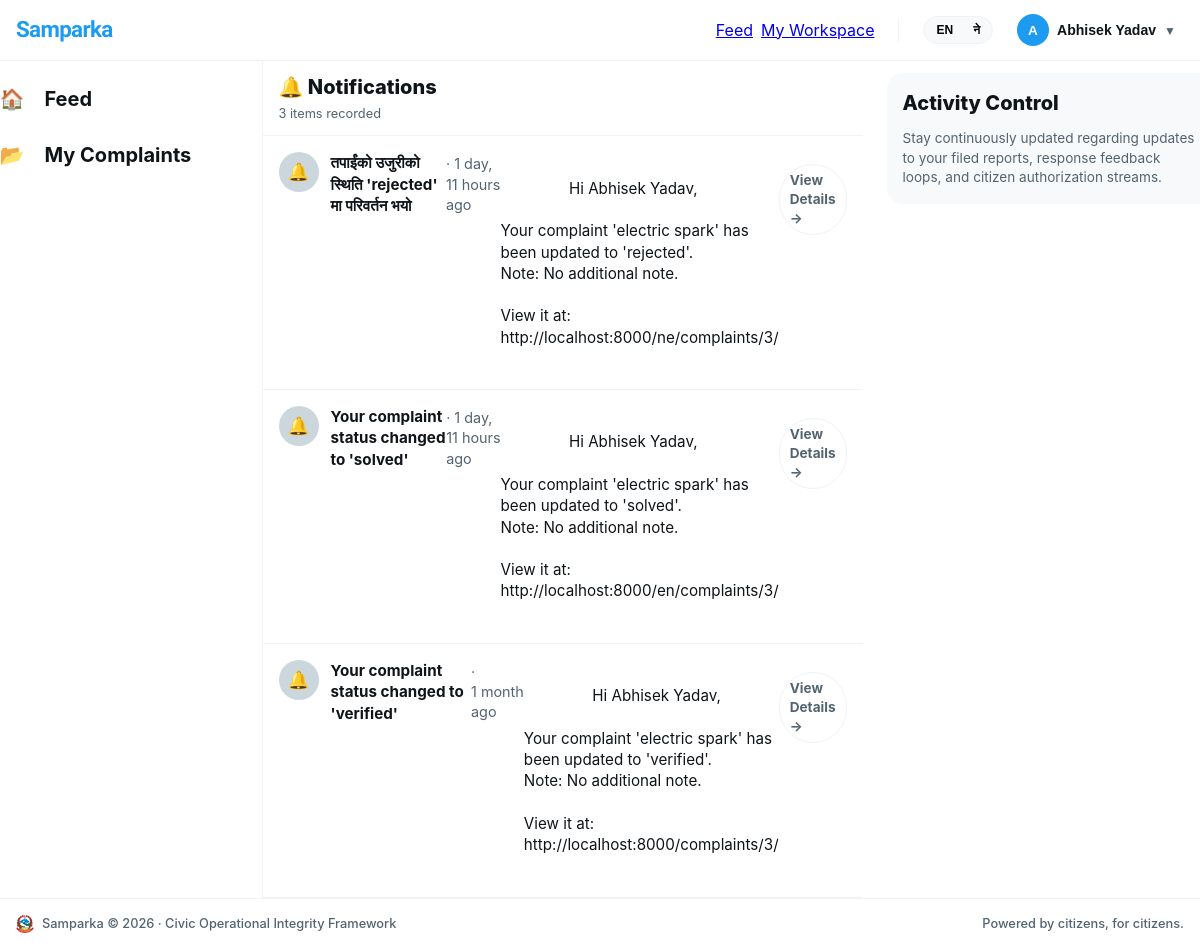
/accounts/notifications/ (signed in), run on the app's committed database.
### accounts/models.py (models this page shows, shortened)
class User(AbstractUser):
    avatar = models.ImageField(upload_to='avatars/', null=True, blank=True)
    bio = models.TextField(max_length=300, blank=True)
    district = models.CharField(max_length=100, blank=True)
    ward = models.CharField(max_length=100, blank=True)
    phone = models.CharField(max_length=15, blank=True)
    is_verified = models.BooleanField(default=False)
    role = models.CharField(          # ← now inside the class
        max_length=20,
        choices=ROLE_CHOICES,
        default="user"
    )
    @property
    def display_name(self):
        if self.first_name:
            return f"{self.first_name} {self.last_name}".strip()
        return self.username

### complaints/models.py (models this page shows, shortened)
class Notification(models.Model):
    recipient  = models.ForeignKey('accounts.User', on_delete=models.CASCADE, related_name='notifications')
    title      = models.CharField(max_length=200)
    body       = models.TextField()
    link       = models.CharField(max_length=300, blank=True)
    is_read    = models.BooleanField(default=False)
    created_at = models.DateTimeField(auto_now_add=True)
    class Meta:
        ordering = ['-created_at']

### accounts/views.py (the view)
# urls.py: path('notifications/',                      views.notifications_view,    name='notifications'),
@login_required
def notifications_view(request):
    request.user.notifications.filter(is_read=False).update(is_read=True)
    notifications = request.user.notifications.all()
    return render(request, 'accounts/notifications.html', {'notifications': notifications})

### accounts/context_processors.py (called while the page is built)
def notifications(request):
    if request.user.is_authenticated:
        return {
            'unread_count': request.user.notifications.filter(is_read=False).count()
        }
    return {'unread_count': 0}

### accounts/templates/accounts/notifications.html (shortened to what this page needs)
{% extends "base.html" %}
{% load humanize %}
{% load i18n %}
{% block content %}
<div class="x-workspace-container">
  <aside class="x-panel-left">
    <div class="x-sticky-scroll-box">
      <nav class="x-v-nav">
        <a href="{% url 'complaints:feed' %}" class="x-v-link">
          <span class="x-v-icon">🏠</span>
          <span class="x-v-label">{% trans "Feed" %}</span>
        </a>
        <a href="{% url 'complaints:my_complaints' %}" class="x-v-link">
          <span class="x-v-icon">📂</span>
          <span class="x-v-label">{% trans "My Complaints" %}</span>
        </a>
      </nav>
    </div>
  </aside>
  <main class="x-panel-center" style="border-right: none !important;">
    <div class="x-center-filter-row" style="position: static; display: flex; justify-content: space-between; align-items: center;">
      <div>
        <h2 style="font-size: 1.25rem; font-weight: 800; margin: 0; color: var(--text-main);">🔔 {% trans "Notifications" %}</h2>
        <span style="font-size: 0.8rem; color: var(--text-muted);">
          {{ notifications|length }} {% trans "items recorded" %}
        </span>
      </div>
    </div>
    <div class="x-feed-stream-container">
      {% for notif in notifications %}
        <div class="notif-card {% if not notif.is_read %}unread{% endif %}">
          <div class="complaint-card-header" style="gap: 12px; display: flex; align-items: flex-start;">
            <span class="complaint-author-avatar" style="background: {% if notif.is_read %}var(--border-color, #eff3f4){% else %}#e8f5fe{% endif %}; font-size: 1.1rem; min-width: 40px;">
              🔔
            </span>
            <div class="complaint-meta" style="flex: 1;">
              <div style="display: flex; align-items: center; gap: 8px; flex-wrap: wrap;">
                <span class="complaint-author-name" style="font-size: 0.95rem; font-weight: 700; color: var(--text-main);">
                  {{ notif.title }}
                </span>
              </div>
              <div class="complaint-timestamp" style="margin-top: 2px;">
                {{ notif.created_at|naturaltime }}
              </div>
              <div class="complaint-desc" style="display: block; -webkit-line-clamp: unset; margin-top: 8px; color: var(--text-main); font-size: 0.95rem; line-height: 1.4;">
                {{ notif.body }}
              </div>
              {% if notif.link %}
                <div style="margin-top: 12px;">
                  <a href="{{ notif.link }}" class="x-pill-action-btn" style="text-decoration: none; display: inline-block; padding: 6px 14px; font-size: 0.85rem; font-weight: 700; border: 1px solid var(--border-color); background: #fff; color: var(--text-main);">
                    {% trans "View Details" %} →
                  </a>
                </div>
              {% endif %}
            </div>
          </div>
        </div>
      {% endfor %}
    </div>
  </main>
  <aside class="x-panel-right">
    <div class="x-sticky-scroll-box">
      <section class="x-right-panel-widget">
        <h4 class="x-widget-panel-title">{% trans "Activity Control" %}</h4>
        <p style="font-size: 0.85rem; color: var(--text-muted); line-height: 1.45; margin: 0;">
          {% trans "Stay continuously updated regarding updates to your filed reports, response feedback loops, and citizen authorization streams." %}
        </p>
      </section>
    </div>
  </aside>
</div>
{% endblock %}

### templates/base.html (shortened to what this page needs)
<!DOCTYPE html>
<html lang="{{ LANGUAGE_CODE }}">
<head>
  {% load static %}
  {% load i18n %}
  <link rel="stylesheet" href="https://unpkg.com/leaflet@1.9.4/dist/leaflet.css" />
  <link rel="stylesheet" href="{% static 'css/main.css' %}?v=105" />
  <link rel="stylesheet" href="{% static 'css/footer.css' %}?v=105" />
</head>
<body>
{% get_current_language as CURRENT_LANGUAGE %}
<div class="x-app-wrapper" style="display: flex; flex-direction: column; min-height: 100vh;">
  <header class="x-global-header">
    <div class="x-header-inner">
      <a href="{% url 'complaints:feed' %}" class="x-header-brand" style="text-decoration: none;">
        <span class="x-brand-text" style="font-family: 'Sora', sans-serif; font-weight: 800; font-size: 1.4rem; letter-spacing: -0.03em; color: var(--accent-blue, #1d9bf0);">
          {% if CURRENT_LANGUAGE == 'ne' %}सम्पर्क{% else %}Samparka{% endif %}
        </span>
      </a>
      <div class="x-header-links">
        <nav style="display: flex; align-items: center; gap: 8px;">
          <a href="{% url 'complaints:feed' %}" class="x-nav-item {% if request.resolver_match.app_name == 'complaints' and request.resolver_match.url_name == 'feed' %}active{% endif %}">{% trans "Feed" %}</a>
          {% if user.is_authenticated %}
            <a href="{% url 'complaints:my_complaints' %}" class="x-nav-item {% if request.resolver_match.url_name == 'my_complaints' %}active{% endif %}">{% trans "My Workspace" %}</a>
          {% endif %}
        </nav>
        <div class="x-header-actions-group">
          <form action="{% url 'set_language' %}" method="post" class="lang-switch" id="lang-form-master" style="margin: 0;">
            <div class="x-lang-toggle" style="display: flex; background: var(--bg-subtle, #f7f9fa); padding: 2px; border-radius: 999px; border: 1px solid var(--border-color, #eff3f4);">
              <button type="button" class="btn-lang {% if CURRENT_LANGUAGE == 'en' %}active{% endif %}" style="border: none; background: transparent; padding: 4px 10px; font-size: 0.75rem; font-weight: 700; border-radius: 999px; cursor: pointer;" onclick="switchLanguage(this, 'en')">EN</button>
              <button type="button" class="btn-lang {% if CURRENT_LANGUAGE == 'ne' %}active{% endif %}" style="border: none; background: transparent; padding: 4px 10px; font-size: 0.75rem; font-weight: 700; border-radius: 999px; cursor: pointer;" onclick="switchLanguage(this, 'ne')">ने</button>
            </div>
          </form>
          {% if user.is_authenticated %}
            <div class="nav-user-menu">
              <button class="nav-user-btn" onclick="toggleUserMenu(this, event)" style="background: none; border: none; display: flex; align-items: center; gap: 8px; cursor: pointer; padding: 4px 8px; border-radius: 999px; transition: background 0.2s;" onmouseover="this.style.background='var(--bg-subtle)'" onmouseout="this.style.background='none'">
                {% if user.avatar %}
                  <img src="{{ user.avatar.url }}" alt="{{ user.username }}" style="width: 32px; height: 32px; border-radius: 50%; object-fit: cover; border: 1px solid var(--border-color);" />
                {% else %}
                  <span style="width: 32px; height: 32px; border-radius: 50%; background: var(--accent-blue, #1d9bf0); display: inline-flex; align-items: center; justify-content: center; font-weight: 800; color: #ffffff; font-size: 0.85rem;">{{ user.username|first|upper }}</span>
                {% endif %}
                <span class="nav-username" style="font-weight: 700; font-size: 0.88rem; color: var(--text-main, #0f1419); max-width: 110px; overflow: hidden; text-overflow: ellipsis; white-space: nowrap;">{{ user.display_name }}</span>
                <span style="font-size: 0.75rem; color: var(--text-muted); padding-top: 2px;">▼</span>
              </button>
            </div>
          {% endif %}
        </div>
      </div>
    </div>
  </header>
  <main class="main-content" style="flex: 1 0 auto; display: flex; flex-direction: column;">
    {% block content %}{% endblock %}
  </main>
  <footer class="footer" style="background-color: #ffffff; border-top: 1px solid var(--border-color, #eff3f4); padding: 16px 0; flex-shrink: 0;">
    <div class="container footer-inner" style="max-width: 1250px; margin: 0 auto; padding: 0 16px; display: flex; align-items: center; justify-content: space-between; font-size: 0.8rem; color: var(--text-muted, #536471);">
      <div style="display: flex; align-items: center; gap: 8px;">
        <img src="/media/complaints/images/nepal-emblem.png" alt="{% trans 'Nepal Emblem' %}" width="18" height="18" style="object-fit: contain;">
        <span style="font-weight: 500;">Samparka &copy; 2026 &middot; {% trans "Civic Operational Integrity Framework" %}</span>
      </div>
      <div style="font-weight: 500;">{% trans "Powered by citizens, for citizens." %}</div>
    </div>
  </footer>
</div>
</body>
</html>

### static/css/main.css (style rules this page uses)
:root { --bg-global: #ffffff; --bg-subtle: #f7f9fa; --border-color: #eff3f4; --text-main: #0f1419; --text-muted: #536471; --accent-blue: #1d9bf0; --accent-blue-hover: #1a8cd8; --accent-blue-light: #e8f5fe; --accent-red: #f4212e; --font-stack: -apple-system, BlinkMacSystemFont, "Segoe UI", Roboto, Helvetica, Arial, sans-serif; }
* { margin: 0; padding: 0; box-sizing: border-box; }
body { font-family: var(--font-stack); background-color: var(--bg-global); color: var(--text-main); line-height: 1.4; overflow-y: scroll; }
.main-content, main, .wrapper { max-width: 100%; width: 100%; padding: 0; margin: 0; }
.x-workspace-container { display: grid !important; grid-template-columns: 275px 600px 350px !important; justify-content: center !important; width: 100% !important; max-width: 1232px !important; margin: 0 auto !important; min-height: calc(100vh - 60px) !important; }
.x-sticky-scroll-box { position: sticky !important; top: 60px !important; height: calc(100vh - 60px) !important; display: flex !important; flex-direction: column !important; padding-top: 12px !important; padding-bottom: 12px !important; }
.x-panel-left { border-right: 1px solid var(--border-color) !important; padding-right: 12px !important; }
.x-v-nav { display: flex !important; flex-direction: column !important; gap: 4px !important; }
.x-v-link { display: inline-flex !important; align-items: center !important; gap: 20px !important; padding: 12px 20px 12px 12px !important; border-radius: 9999px !important; color: var(--text-main) !important; font-size: 1.25rem !important; font-weight: 700 !important; text-decoration: none !important; transition: background-color 0.2s ease !important; width: max-content !important; }
.x-panel-center { border-right: 1px solid var(--border-color) !important; min-width: 0 !important; }
.x-center-filter-row { position: sticky !important; top: 54px !important; background-color: rgba(255, 255, 255, 0.85) !important; backdrop-filter: blur(12px) !important; z-index: 10 !important; padding: 12px 16px !important; border-bottom: 1px solid var(--border-color) !important; }
.complaint-card-header { display: flex !important; gap: 12px !important; margin-bottom: 4px !important; align-items: flex-start !important; }
.complaint-author-avatar { width: 40px !important; height: 40px !important; border-radius: 50% !important; background-color: #ccd6dd !important; display: flex !important; align-items: center !important; justify-content: center !important; font-weight: 700 !important; color: #ffffff !important; object-fit: cover !important; flex-shrink: 0 !important; text-decoration: none !important; }
.complaint-meta { display: flex !important; justify-content: space-between !important; align-items: flex-start !important; flex: 1 !important; min-width: 0 !important; }
.complaint-author-name { font-weight: 700 !important; color: var(--text-main) !important; font-size: 0.95rem !important; }
.complaint-timestamp { color: var(--text-muted) !important; font-size: 0.9rem !important; }
.complaint-timestamp::before { content: "· " !important; }
.complaint-desc { font-size: 0.95rem !important; color: var(--text-main) !important; margin-top: 4px !important; white-space: pre-wrap !important; }
.x-pill-action-btn { display: inline-flex !important; align-items: center !important; gap: 6px !important; color: var(--text-muted) !important; text-decoration: none !important; font-size: 0.85rem !important; padding: 6px 10px !important; border-radius: 50px !important; transition: background-color 0.2s, color 0.2s !important; }
.x-panel-right { padding-left: 24px !important; }
.x-right-panel-widget { background-color: var(--bg-subtle) !important; border-radius: 16px !important; padding: 16px !important; margin-bottom: 16px !important; }
.x-widget-panel-title { font-size: 1.25rem !important; font-weight: 800 !important; color: var(--text-main) !important; margin-bottom: 12px !important; }
.main-content { position: relative !important; z-index: 1 !important; display: block !important; pointer-events: auto !important; }
.x-panel-left, .x-v-dept-scroll-wrapper, .x-v-link { position: relative !important; z-index: 999 !important; pointer-events: auto !important; }

### static/css/footer.css (style rules this page uses)
.footer { border-top: 1px solid var(--border-color); background: var(--bg-subtle); padding: 1.25rem 1rem; margin-top: auto; width: 100%; box-sizing: border-box; }
.footer-inner { display: flex; align-items: center; gap: 0.75rem; font-size: 0.85rem; color: var(--text-muted); max-width: 1232px; margin: 0 auto; }

### data on the page
User: username|first "A", display_name "Abhisek Yadav"
Notification: title "तपाईंको उजुरीको स्थिति 'rejected' मा परिवर्तन भयो", created_at "1 day, 11 hours ago", body "Hi Abhisek Yadav, Your complaint 'electric spark' has been updated to 'rejected'. Note: No additional note. View it at: http://localhost:8000/ne/complaints/3/"
Notification: title "Your complaint status changed to 'solved'", created_at "1 day, 11 hours ago", body "Hi Abhisek Yadav, Your complaint 'electric spark' has been updated to 'solved'. Note: No additional note. View it at: http://localhost:8000/en/complaints/3/"
Notification: title "Your complaint status changed to 'verified'", created_at "1 month ago", body "Hi Abhisek Yadav, Your complaint 'electric spark' has been updated to 'verified'. Note: No additional note. View it at: http://localhost:8000/complaints/3/"

### other printed values
{{ notifications|length }} "3"
